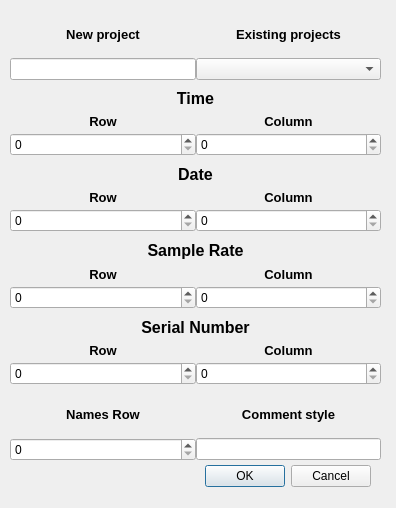
<?xml version="1.0" encoding="UTF-8"?>
<ui version="4.0">
 <class>NewProject</class>
 <widget class="QDialog" name="NewProject">
  <property name="geometry">
   <rect>
    <x>0</x>
    <y>0</y>
    <width>396</width>
    <height>508</height>
   </rect>
  </property>
  <property name="windowTitle">
   <string>Dialog</string>
  </property>
  <widget class="QDialogButtonBox" name="buttonBox">
   <property name="geometry">
    <rect>
     <x>30</x>
     <y>460</y>
     <width>341</width>
     <height>32</height>
    </rect>
   </property>
   <property name="orientation">
    <enum>Qt::Horizontal</enum>
   </property>
   <property name="standardButtons">
    <set>QDialogButtonBox::Cancel|QDialogButtonBox::Ok</set>
   </property>
  </widget>
  <widget class="QWidget" name="verticalLayoutWidget_7">
   <property name="geometry">
    <rect>
     <x>10</x>
     <y>10</y>
     <width>371</width>
     <height>451</height>
    </rect>
   </property>
   <layout class="QVBoxLayout" name="verticalLayout_7">
    <item>
     <layout class="QVBoxLayout" name="verticalLayout">
      <property name="spacing">
       <number>0</number>
      </property>
      <item>
       <layout class="QHBoxLayout" name="horizontalLayout_2">
        <item>
         <widget class="QLabel" name="label">
          <property name="font">
           <font>
            <pointsize>10</pointsize>
            <weight>75</weight>
            <bold>true</bold>
           </font>
          </property>
          <property name="text">
           <string>New project</string>
          </property>
          <property name="alignment">
           <set>Qt::AlignCenter</set>
          </property>
         </widget>
        </item>
        <item>
         <widget class="QLabel" name="label_2">
          <property name="font">
           <font>
            <pointsize>10</pointsize>
            <weight>75</weight>
            <bold>true</bold>
           </font>
          </property>
          <property name="text">
           <string>Existing projects</string>
          </property>
          <property name="alignment">
           <set>Qt::AlignCenter</set>
          </property>
         </widget>
        </item>
       </layout>
      </item>
      <item>
       <layout class="QHBoxLayout" name="horizontalLayout_3">
        <item>
         <widget class="QLineEdit" name="lineEdit_new">
          <property name="sizePolicy">
           <sizepolicy hsizetype="Preferred" vsizetype="Fixed">
            <horstretch>0</horstretch>
            <verstretch>0</verstretch>
           </sizepolicy>
          </property>
          <property name="maximumSize">
           <size>
            <width>16777215</width>
            <height>16777215</height>
           </size>
          </property>
          <property name="alignment">
           <set>Qt::AlignCenter</set>
          </property>
         </widget>
        </item>
        <item>
         <widget class="QComboBox" name="comboBox_existing"/>
        </item>
       </layout>
      </item>
     </layout>
    </item>
    <item>
     <layout class="QVBoxLayout" name="verticalLayout_2">
      <property name="spacing">
       <number>0</number>
      </property>
      <item>
       <widget class="QLabel" name="label_5">
        <property name="maximumSize">
         <size>
          <width>16777215</width>
          <height>16777215</height>
         </size>
        </property>
        <property name="font">
         <font>
          <pointsize>12</pointsize>
          <weight>75</weight>
          <bold>true</bold>
         </font>
        </property>
        <property name="text">
         <string>Time</string>
        </property>
        <property name="alignment">
         <set>Qt::AlignCenter</set>
        </property>
       </widget>
      </item>
      <item>
       <layout class="QHBoxLayout" name="horizontalLayout_4">
        <item>
         <widget class="QLabel" name="label_3">
          <property name="font">
           <font>
            <pointsize>10</pointsize>
            <weight>75</weight>
            <bold>true</bold>
           </font>
          </property>
          <property name="text">
           <string>Row</string>
          </property>
          <property name="alignment">
           <set>Qt::AlignCenter</set>
          </property>
         </widget>
        </item>
        <item>
         <widget class="QLabel" name="label_4">
          <property name="font">
           <font>
            <pointsize>10</pointsize>
            <weight>75</weight>
            <bold>true</bold>
           </font>
          </property>
          <property name="text">
           <string>Column</string>
          </property>
          <property name="alignment">
           <set>Qt::AlignCenter</set>
          </property>
         </widget>
        </item>
       </layout>
      </item>
      <item>
       <layout class="QHBoxLayout" name="horizontalLayout_5">
        <item>
         <widget class="QSpinBox" name="spinBox_timerow"/>
        </item>
        <item>
         <widget class="QSpinBox" name="spinBox_timecol"/>
        </item>
       </layout>
      </item>
     </layout>
    </item>
    <item>
     <layout class="QVBoxLayout" name="verticalLayout_3">
      <property name="spacing">
       <number>0</number>
      </property>
      <item>
       <widget class="QLabel" name="label_6">
        <property name="maximumSize">
         <size>
          <width>16777215</width>
          <height>16777215</height>
         </size>
        </property>
        <property name="font">
         <font>
          <pointsize>12</pointsize>
          <weight>75</weight>
          <bold>true</bold>
         </font>
        </property>
        <property name="text">
         <string>Date</string>
        </property>
        <property name="alignment">
         <set>Qt::AlignCenter</set>
        </property>
       </widget>
      </item>
      <item>
       <layout class="QHBoxLayout" name="horizontalLayout_6">
        <item>
         <widget class="QLabel" name="label_7">
          <property name="font">
           <font>
            <pointsize>10</pointsize>
            <weight>75</weight>
            <bold>true</bold>
           </font>
          </property>
          <property name="text">
           <string>Row</string>
          </property>
          <property name="alignment">
           <set>Qt::AlignCenter</set>
          </property>
         </widget>
        </item>
        <item>
         <widget class="QLabel" name="label_8">
          <property name="font">
           <font>
            <pointsize>10</pointsize>
            <weight>75</weight>
            <bold>true</bold>
           </font>
          </property>
          <property name="text">
           <string>Column</string>
          </property>
          <property name="alignment">
           <set>Qt::AlignCenter</set>
          </property>
         </widget>
        </item>
       </layout>
      </item>
      <item>
       <layout class="QHBoxLayout" name="horizontalLayout_7">
        <item>
         <widget class="QSpinBox" name="spinBox_daterow"/>
        </item>
        <item>
         <widget class="QSpinBox" name="spinBox_datecol"/>
        </item>
       </layout>
      </item>
     </layout>
    </item>
    <item>
     <layout class="QVBoxLayout" name="verticalLayout_4">
      <property name="spacing">
       <number>0</number>
      </property>
      <item>
       <widget class="QLabel" name="label_9">
        <property name="maximumSize">
         <size>
          <width>16777215</width>
          <height>16777215</height>
         </size>
        </property>
        <property name="font">
         <font>
          <pointsize>12</pointsize>
          <weight>75</weight>
          <bold>true</bold>
         </font>
        </property>
        <property name="text">
         <string>Sample Rate</string>
        </property>
        <property name="alignment">
         <set>Qt::AlignCenter</set>
        </property>
       </widget>
      </item>
      <item>
       <layout class="QHBoxLayout" name="horizontalLayout_8">
        <item>
         <widget class="QLabel" name="label_10">
          <property name="font">
           <font>
            <pointsize>10</pointsize>
            <weight>75</weight>
            <bold>true</bold>
           </font>
          </property>
          <property name="text">
           <string>Row</string>
          </property>
          <property name="alignment">
           <set>Qt::AlignCenter</set>
          </property>
         </widget>
        </item>
        <item>
         <widget class="QLabel" name="label_11">
          <property name="font">
           <font>
            <pointsize>10</pointsize>
            <weight>75</weight>
            <bold>true</bold>
           </font>
          </property>
          <property name="text">
           <string>Column</string>
          </property>
          <property name="alignment">
           <set>Qt::AlignCenter</set>
          </property>
         </widget>
        </item>
       </layout>
      </item>
      <item>
       <layout class="QHBoxLayout" name="horizontalLayout_9">
        <item>
         <widget class="QSpinBox" name="spinBox_srrow"/>
        </item>
        <item>
         <widget class="QSpinBox" name="spinBox_srcol"/>
        </item>
       </layout>
      </item>
     </layout>
    </item>
    <item>
     <layout class="QVBoxLayout" name="verticalLayout_5">
      <property name="spacing">
       <number>0</number>
      </property>
      <item>
       <widget class="QLabel" name="label_12">
        <property name="maximumSize">
         <size>
          <width>16777215</width>
          <height>16777215</height>
         </size>
        </property>
        <property name="font">
         <font>
          <pointsize>12</pointsize>
          <weight>75</weight>
          <bold>true</bold>
         </font>
        </property>
        <property name="text">
         <string>Serial Number</string>
        </property>
        <property name="alignment">
         <set>Qt::AlignCenter</set>
        </property>
       </widget>
      </item>
      <item>
       <layout class="QHBoxLayout" name="horizontalLayout_10">
        <item>
         <widget class="QLabel" name="label_13">
          <property name="font">
           <font>
            <pointsize>10</pointsize>
            <weight>75</weight>
            <bold>true</bold>
           </font>
          </property>
          <property name="text">
           <string>Row</string>
          </property>
          <property name="alignment">
           <set>Qt::AlignCenter</set>
          </property>
         </widget>
        </item>
        <item>
         <widget class="QLabel" name="label_14">
          <property name="font">
           <font>
            <pointsize>10</pointsize>
            <weight>75</weight>
            <bold>true</bold>
           </font>
          </property>
          <property name="text">
           <string>Column</string>
          </property>
          <property name="alignment">
           <set>Qt::AlignCenter</set>
          </property>
         </widget>
        </item>
       </layout>
      </item>
      <item>
       <layout class="QHBoxLayout" name="horizontalLayout_11">
        <item>
         <widget class="QSpinBox" name="spinBox_snrow"/>
        </item>
        <item>
         <widget class="QSpinBox" name="spinBox_sncol"/>
        </item>
       </layout>
      </item>
     </layout>
    </item>
    <item>
     <layout class="QVBoxLayout" name="verticalLayout_6">
      <property name="spacing">
       <number>0</number>
      </property>
      <item>
       <layout class="QHBoxLayout" name="horizontalLayout_12">
        <item>
         <widget class="QLabel" name="label_15">
          <property name="font">
           <font>
            <pointsize>10</pointsize>
            <weight>75</weight>
            <bold>true</bold>
           </font>
          </property>
          <property name="text">
           <string>Names Row</string>
          </property>
          <property name="alignment">
           <set>Qt::AlignCenter</set>
          </property>
         </widget>
        </item>
        <item>
         <widget class="QLabel" name="label_16">
          <property name="font">
           <font>
            <pointsize>10</pointsize>
            <weight>75</weight>
            <bold>true</bold>
           </font>
          </property>
          <property name="text">
           <string>Comment style</string>
          </property>
          <property name="alignment">
           <set>Qt::AlignCenter</set>
          </property>
         </widget>
        </item>
       </layout>
      </item>
      <item>
       <layout class="QHBoxLayout" name="horizontalLayout_13">
        <item>
         <widget class="QSpinBox" name="spinBox_namesrow"/>
        </item>
        <item>
         <widget class="QLineEdit" name="lineEdit_comment">
          <property name="sizePolicy">
           <sizepolicy hsizetype="Preferred" vsizetype="Fixed">
            <horstretch>0</horstretch>
            <verstretch>0</verstretch>
           </sizepolicy>
          </property>
          <property name="maximumSize">
           <size>
            <width>16777215</width>
            <height>16777215</height>
           </size>
          </property>
          <property name="alignment">
           <set>Qt::AlignCenter</set>
          </property>
         </widget>
        </item>
       </layout>
      </item>
     </layout>
    </item>
   </layout>
  </widget>
 </widget>
 <resources/>
 <connections>
  <connection>
   <sender>buttonBox</sender>
   <signal>accepted()</signal>
   <receiver>NewProject</receiver>
   <slot>accept()</slot>
   <hints>
    <hint type="sourcelabel">
     <x>248</x>
     <y>254</y>
    </hint>
    <hint type="destinationlabel">
     <x>157</x>
     <y>274</y>
    </hint>
   </hints>
  </connection>
  <connection>
   <sender>buttonBox</sender>
   <signal>rejected()</signal>
   <receiver>NewProject</receiver>
   <slot>reject()</slot>
   <hints>
    <hint type="sourcelabel">
     <x>316</x>
     <y>260</y>
    </hint>
    <hint type="destinationlabel">
     <x>286</x>
     <y>274</y>
    </hint>
   </hints>
  </connection>
 </connections>
</ui>
